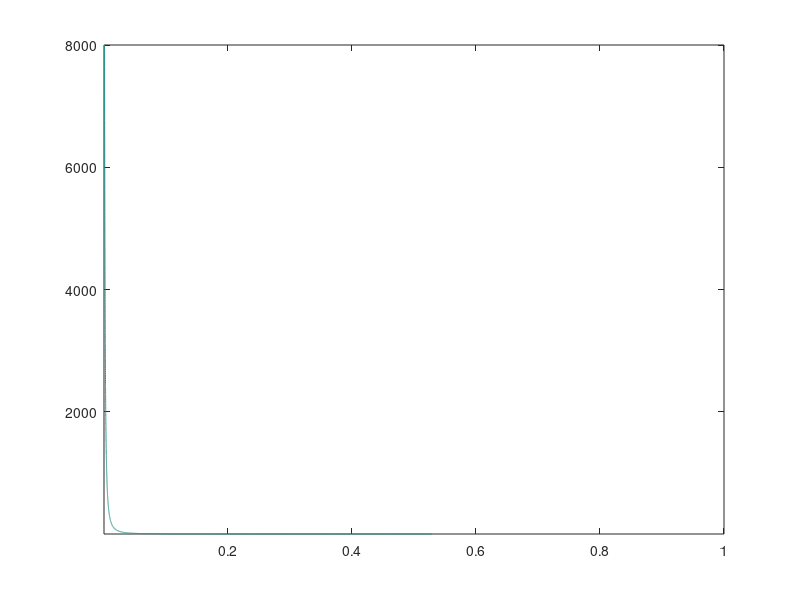

MATLAB code to generate this figure: (Note: this script raises an error after producing the figure.)
% calculate 0NuBetaBeta contour numerically
% most stringent contour always for phase = 0 and maximal m3nubetabeta
% --> term with m4 gets maximal -> m4 need to be even smaller to compensate
% least stringend contour phase = +-1 and  maximal m3nubetabeta
mbb3nu_max = [0.005,0.05];%[0.026,0.049]';%NH, IH
mbb4nu_ExpLimit =  0.165;

savedir = [getenv('SamakPath'),'ksn2ana/ksn2_NuBetaBeta/results/'];
savefile = sprintf('%sksn2_NuBetaBeta_mbb3numax_NH%.3feV_IH%.3feV_mbbExpLimit%.3feV.mat',...
    savedir,mbb3nu_max(1),mbb3nu_max(2),mbb4nu_ExpLimit);
if exist(savefile,'file')
    load(savefile)
else
    %% m_betabeta neutrino mass in 3+1 neutrino framework
    mbb4nu = @(phase,mbb3nu,sint4Sq,m4Sq) abs((1-sint4Sq).*mbb3nu+exp(1i*pi*phase).*sqrt(m4Sq).*sint4Sq);
    
    nGrid = 1e3;
    sin2T4 = repmat(logspace(-3,log10(1),nGrid)',[1,nGrid]);% mixing
    m4Sq   = repmat(logspace(-1,log10(8e3),nGrid),[nGrid,1]);
    
    %% extreme cases for IH:
    mbb4nu_IH_min = mbb4nu(0,mbb3nu_max(2),sin2T4,m4Sq);
    mbb4nu_IH_max = mbb4nu(1,mbb3nu_max(2),sin2T4,m4Sq);
    
    % Get all the contours
    [Contour_IH_min,~] = contour(sin2T4,m4Sq,mbb4nu_IH_min,mbb4nu_ExpLimit.*ones(2,1));
    [Contour_IH_max,~] = contour(sin2T4,m4Sq,mbb4nu_IH_max,mbb4nu_ExpLimit.*ones(2,1));
    close all;
    
    % interpolate
    sin2T4_IH = logspace(log10(max([min(Contour_IH_min(1,2:end)),min(Contour_IH_max(1,2:end))])),...
        log10(min([max(Contour_IH_min(1,2:end)),max(Contour_IH_max(1,2:end))])),...
        1e3);
    
    m4Sq_IH_min = interp1(Contour_IH_min(1,2:end),Contour_IH_min(2,2:end),sin2T4_IH,'spline');
    m4Sq_IH_max = interp1(Contour_IH_max(1,2:end),Contour_IH_max(2,2:end),sin2T4_IH,'spline');
    m4Sq_IH_mean = mean([m4Sq_IH_max;m4Sq_IH_min]);
    
    %% extreme cases for NH:
    mbb4nu_NH_min = mbb4nu(0,mbb3nu_max(1),sin2T4,m4Sq);
    mbb4nu_NH_max = mbb4nu(1,mbb3nu_max(1),sin2T4,m4Sq);
    
    % Get all the contours
    [Contour_NH_min,~] = contour(sin2T4,m4Sq,mbb4nu_NH_min,mbb4nu_ExpLimit.*ones(2,1));
    [Contour_NH_max,~] = contour(sin2T4,m4Sq,mbb4nu_NH_max,mbb4nu_ExpLimit.*ones(2,1));
    close all;
    
    % interpolate
    sin2T4_NH = logspace(log10(max([min(Contour_NH_min(1,2:end)),min(Contour_NH_max(1,2:end))])),...
        log10(min([max(Contour_NH_min(1,2:end)),max(Contour_NH_max(1,2:end))])),...
        1e3);
    m4Sq_NH_min = interp1(Contour_NH_min(1,2:end),Contour_NH_min(2,2:end),sin2T4_NH,'spline');
    m4Sq_NH_max = interp1(Contour_NH_max(1,2:end),Contour_NH_max(2,2:end),sin2T4_NH,'spline');
    m4Sq_NH_mean = mean([m4Sq_NH_max;m4Sq_NH_min]);
    
    MakeDir(savedir);
    save(savefile,'sin2T4_IH','m4Sq_IH_min','m4Sq_IH_max','m4Sq_IH_mean',...
        'sin2T4_NH','m4Sq_NH_min','m4Sq_NH_max','m4Sq_NH_mean',...
        'mbb3nu_max','mbb4nu_ExpLimit');
    fprintf('save file to %s \n',savefile);
end

%% plot result
xIH = 4.*sin2T4_IH.*(1-sin2T4_IH);
xNH = 4.*sin2T4_NH.*(1-sin2T4_NH);
GetFigure

[l,aIH]= boundedline(xIH,m4Sq_IH_mean,abs(m4Sq_IH_mean-[m4Sq_IH_max;m4Sq_IH_min])');
l.delete; aIH.FaceColor = rgb('LightGray');
hold on;
% plot(xIH,m4Sq_IH_min,'k-','LineWidth',2)
% plot(xIH,m4Sq_IH_max,'k-','LineWidth',2)

[l,aNH]= boundedline(xNH,m4Sq_NH_mean,abs(m4Sq_NH_mean-[m4Sq_NH_max;m4Sq_NH_min])');
l.delete;
aNH.FaceColor = rgb('IndianRed');
% plot(xNH,m4Sq_NH_min,'-','LineWidth',2,'Color',rgb('FireBrick'));
% plot(xNH,m4Sq_NH_max,'-','LineWidth',2,'Color',rgb('FireBrick'));

set(gca,'XScale','log')
set(gca,'YScale','log')
xlim([6e-03,1]);
ylim([0.1,1600]);
PrettyFigureFormat;
xlabel(sprintf('sin^2(2\\theta_{ee})'));%|{\\itU_{e4}}|^2'));
ylabel(sprintf('{\\it m}_4^2 (eV^2)'));
leg = legend([aNH,aIH],'Normal Ordering','Inverted Ordering','box','off');
